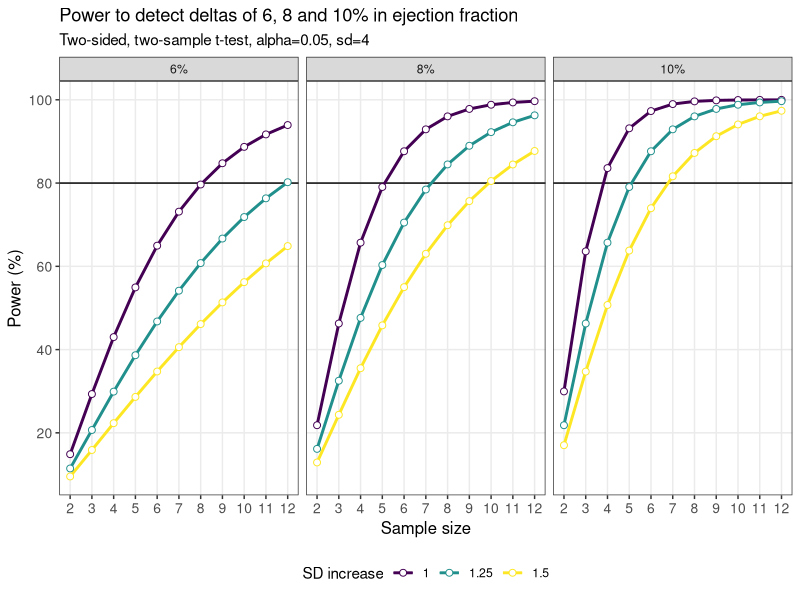

R code for this plot:
# Wonderful Wednesday
# Statistical Power

# by Tom Marlow


# T-test that shows poewr to detcet difference of 5 ot 8% in EF

# Assumptions

library(tidyverse)
library(pwr)

fn_pwr <- function(n, d) {
  power <- pwr.t.test(n = n,
                      d = d,
                      sig.level = 0.05,
                      alternative = "two.sided",
                      type = "two.sample")$power
  return(power * 100)
}

ssize = c(2:12)
msd <- tibble(effect = rep(c(6, 8, 10), each = 3),
              sd_inc = rep(c(1, 1.25, 1.5), 3)) %>%
  mutate(sd = 4 * sd_inc) %>%
  mutate(delta = effect / sd)

pwr_tab <- tibble(effect = factor(rep(msd$effect, each = length(ssize)),
                                  levels = c(6, 8, 10),
                                  labels = c("6%", "8%", "10%")),
                  sd_inc = as.factor(rep(msd$sd_inc, each = length(ssize))),
                  n = rep(ssize, length(msd$delta)),
                  d = rep(msd$delta, each = length(ssize))) %>%
  mutate(power = fn_pwr(n, d)) 

pwr_fig <- ggplot(data = pwr_tab,
                  aes(x = n, y = power, colour = sd_inc)) +
  geom_line() +
  geom_hline(yintercept = 80) +
  geom_line(linewidth = 1) +
  scale_x_continuous(breaks = ssize, name = "Sample size") +
  scale_y_continuous(breaks = seq(0, 100, by = 20)) +
  labs(
    y = "Power (%)",
    title = "Power to detect deltas of 6, 8 and 10% in ejection fraction",
    subtitles = "Two-sided, two-sample t-test, alpha=0.05, sd=4",
    colour = "SD increase"
  ) +
  geom_point(size = 2, shape = 21, fill = "white") +
  theme_bw() +
  theme(
    axis.text = element_text(size = 10),
    axis.title = element_text(size = 12),
    panel.grid.minor = element_blank(),
    legend.position = "bottom") +
  scale_colour_viridis_d() +
  facet_wrap(effect ~ .)

pwr_fig
